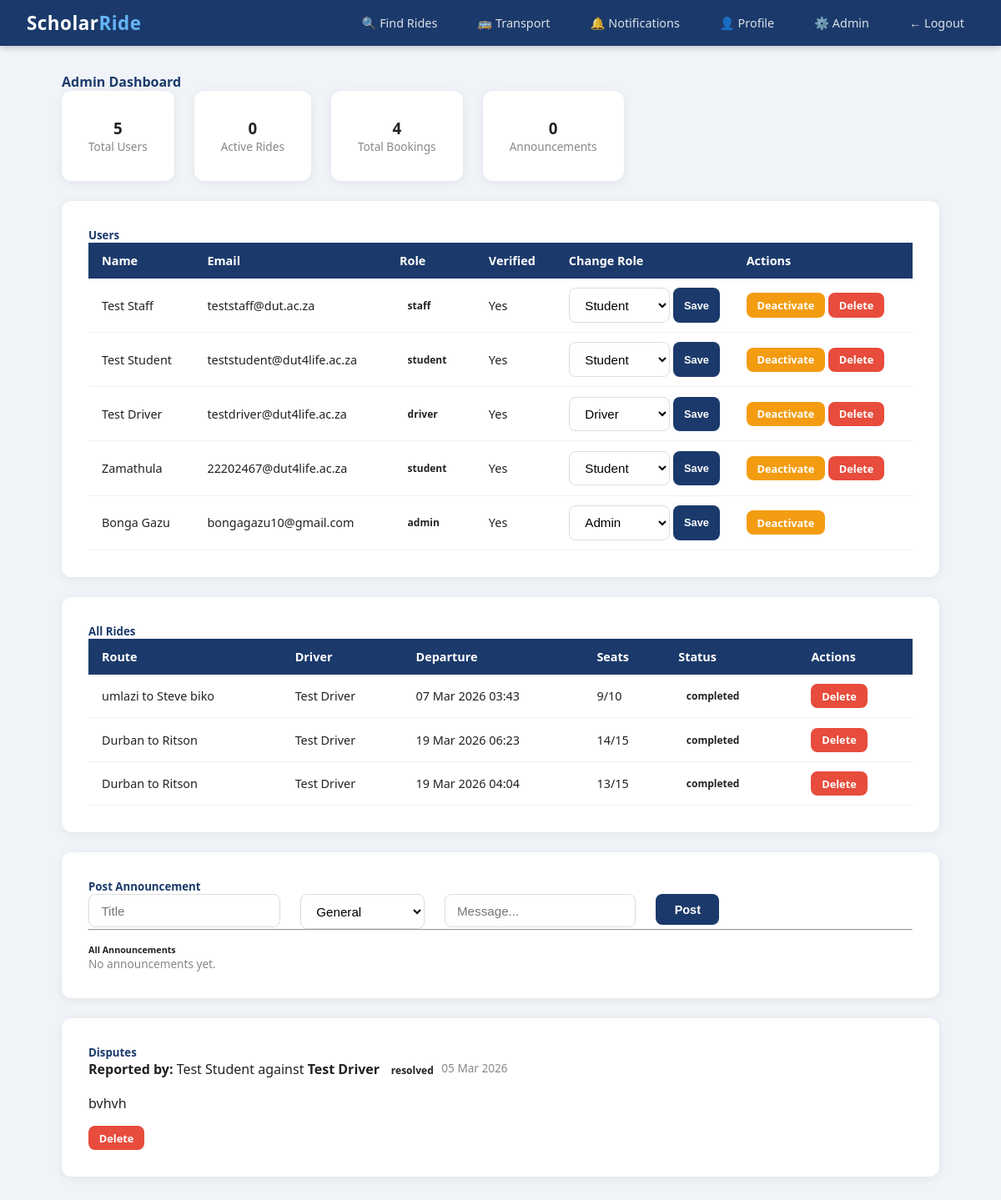
Page /admin (signed in) on the earlier database version.
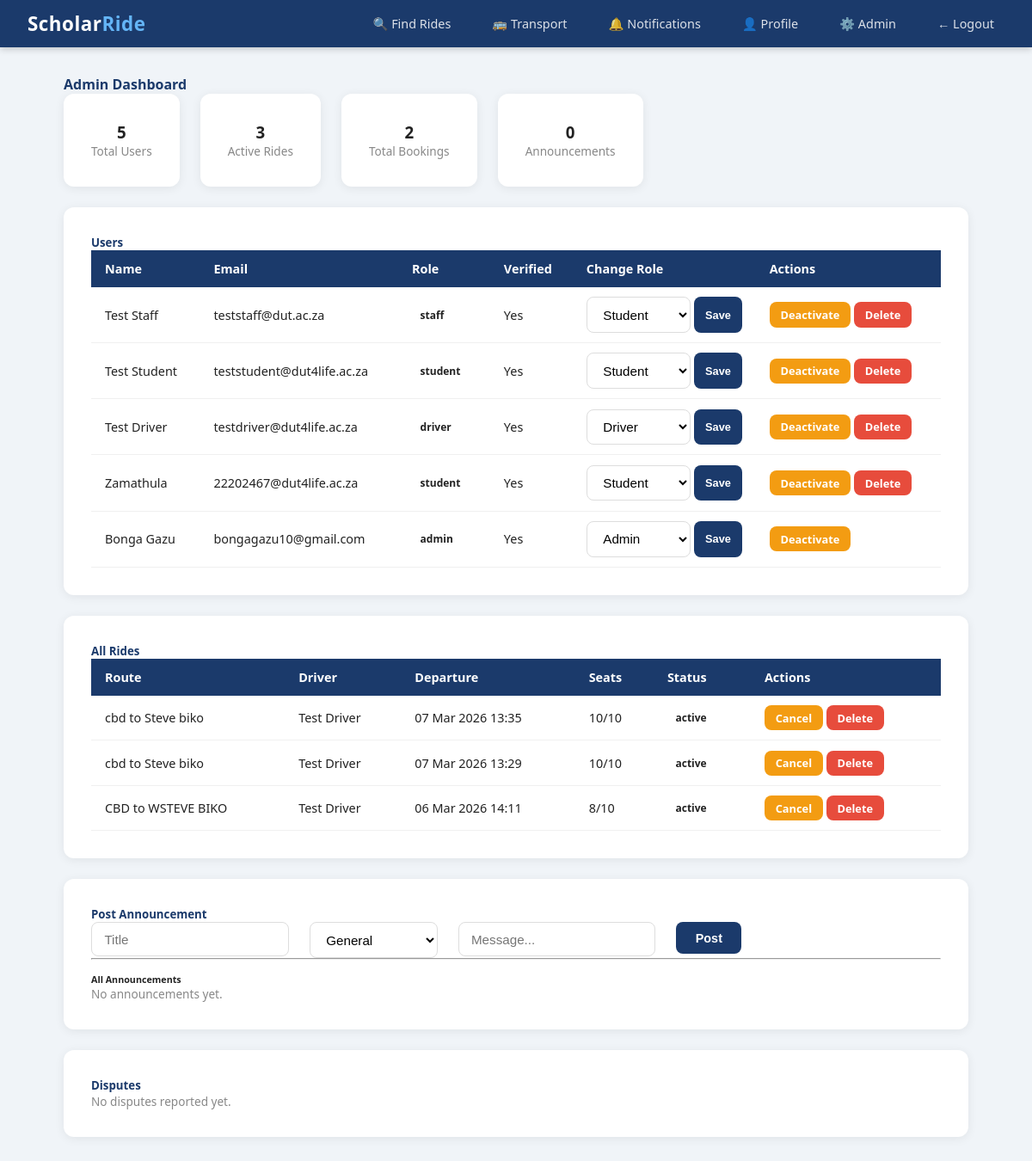
Same page on the later database version.
### scholar_ride/models.py (models this page shows)
class User(db.Model, UserMixin):
    id = db.Column(db.Integer, primary_key=True)
    student_number = db.Column(db.String(20), unique=True, nullable=True)
    staff_number = db.Column(db.String(20), unique=True, nullable=True)
    full_name = db.Column(db.String(100), nullable=False)
    email = db.Column(db.String(120), unique=True, nullable=False)
    phone = db.Column(db.String(20), nullable=False)
    password_hash = db.Column(db.String(128), nullable=False)
    role = db.Column(db.String(20), default='student')
    department = db.Column(db.String(100), nullable=True)
    verified = db.Column(db.Boolean, default=False)
    otp = db.Column(db.String(6), nullable=True)
    created_at = db.Column(db.DateTime, default=datetime.utcnow)
    rides = db.relationship('Ride', backref='driver', lazy=True)
    bookings = db.relationship('Booking', backref='student', lazy=True)

class Ride(db.Model):
    id = db.Column(db.Integer, primary_key=True)
    driver_id = db.Column(db.Integer, db.ForeignKey('user.id'), nullable=False)
    origin = db.Column(db.String(200), nullable=False)
    destination = db.Column(db.String(200), nullable=False)
    departure_time = db.Column(db.DateTime, nullable=False)
    available_seats = db.Column(db.Integer, nullable=False)
    total_seats = db.Column(db.Integer, nullable=False)
    status = db.Column(db.String(20), default='active')
    created_at = db.Column(db.DateTime, default=datetime.utcnow)
    bookings = db.relationship('Booking', backref='ride', lazy=True)

class Dispute(db.Model):
    id = db.Column(db.Integer, primary_key=True)
    reported_by = db.Column(db.Integer, db.ForeignKey('user.id'), nullable=False)
    reported_user = db.Column(db.Integer, db.ForeignKey('user.id'), nullable=False)
    ride_id = db.Column(db.Integer, db.ForeignKey('ride.id'), nullable=True)
    description = db.Column(db.Text, nullable=False)
    status = db.Column(db.String(20), default='open')
    created_at = db.Column(db.DateTime, default=datetime.utcnow)
    reported_by_user = db.relationship('User', foreign_keys=[reported_by])
    reported_against_user = db.relationship('User', foreign_keys=[reported_user])

### scholar_ride/routes/admin.py (the view)
@admin.route('/admin')
@login_required
@admin_required
def dashboard():
    users = User.query.order_by(User.created_at.desc()).all()
    announcements = Announcement.query.order_by(
        Announcement.created_at.desc()).all()
    all_rides = Ride.query.order_by(Ride.created_at.desc()).all()
    disputes = Dispute.query.order_by(Dispute.created_at.desc()).all()
    total_users = User.query.count()
    active_rides = Ride.query.filter_by(status='active').count()
    total_bookings = Booking.query.count()
    total_announcements = Announcement.query.count()
    return render_template('admin/dashboard.html',
                           users=users,
                           announcements=announcements,
                           all_rides=all_rides,
                           disputes=disputes,
                           total_users=total_users,
                           active_rides=active_rides,
                           total_bookings=total_bookings,
                           total_announcements=total_announcements)

### scholar_ride/models.py (called while the page is built)
@login_manager.user_loader
def load_user(user_id):
    return User.query.get(int(user_id))

### scholar_ride/routes/admin.py (called while the page is built)
def admin_required(f):
    from functools import wraps
    @wraps(f)
    def decorated(*args, **kwargs):
        if not current_user.is_authenticated or current_user.role != 'admin':
            flash('Admin access required.', 'danger')
            return redirect('/rides')
        return f(*args, **kwargs)
    return decorated

### scholar_ride/templates/admin/dashboard.html (shortened to what the changed rows need)
{% extends "base.html" %}
{% block content %}
<div class="row mb-4">
    <div class="col-md-3">
        <div class="card p-3 text-center">
            <h3>{{ active_rides }}</h3>
            <p class="text-muted mb-0">Active Rides</p>
        </div>
    </div>
    <div class="col-md-3">
        <div class="card p-3 text-center">
            <h3>{{ total_bookings }}</h3>
            <p class="text-muted mb-0">Total Bookings</p>
        </div>
    </div>
</div>
<div class="card p-3 mb-4">
    <table class="table table-hover table-sm">
        <thead class="table-dark">
            <tr>
                <th>Name</th>
                <th>Email</th>
                <th>Role</th>
                <th>Verified</th>
                <th>Change Role</th>
                <th>Actions</th>
            </tr>
        </thead>
        <tbody>
            {% for user in users %}
            <tr>
                <td>{{ user.full_name }}</td>
                <td>{{ user.email }}</td>
                <td>
                    <span class="badge
                        {% if user.role == 'admin' %}bg-danger
                        {% elif user.role == 'driver' %}bg-primary
                        {% else %}bg-secondary{% endif %}">
                        {{ user.role }}
                    </span>
                </td>
                <td>
                    {% if user.verified %}
                        Yes
                    {% else %}
                        No
                    {% endif %}
                </td>
                <td>
                    <form method="POST"
                          action="/admin/users/{{ user.id }}/role"
                          style="display:flex; gap:4px;">
                        <select name="role" class="form-select form-select-sm">
                            <option value="student" {% if user.role == 'student' %}selected{% endif %}>Student</option>
                            <option value="driver" {% if user.role == 'driver' %}selected{% endif %}>Driver</option>
                            <option value="admin" {% if user.role == 'admin' %}selected{% endif %}>Admin</option>
                        </select>
                        <button type="submit" class="btn btn-sm btn-primary">Save</button>
                    </form>
                </td>
                <td>
                    <a href="/admin/users/{{ user.id }}/toggle"
                       class="btn btn-sm btn-warning">
                        {% if user.verified %}Deactivate{% else %}Activate{% endif %}
                    </a>
                    {% if user.id != current_user.id %}
                    <a href="/admin/users/{{ user.id }}/delete"
                       class="btn btn-sm btn-danger"
                       onclick="return confirm('Delete {{ user.full_name }}?')">
                        Delete
                    </a>
                    {% endif %}
                </td>
            </tr>
            {% endfor %}
        </tbody>
    </table>
</div>
<div class="card p-3 mb-4">
    <table class="table table-hover table-sm">
        <thead class="table-dark">
            <tr>
                <th>Route</th>
                <th>Driver</th>
                <th>Departure</th>
                <th>Seats</th>
                <th>Status</th>
                <th>Actions</th>
            </tr>
        </thead>
        <tbody>
            {% for ride in all_rides %}
            <tr>
                <td>{{ ride.origin }} to {{ ride.destination }}</td>
                <td>{{ ride.driver.full_name }}</td>
                <td>{{ ride.departure_time.strftime('%d %b %Y %H:%M') }}</td>
                <td>{{ ride.available_seats }}/{{ ride.total_seats }}</td>
                <td>
                    <span class="badge
                        {% if ride.status == 'active' %}bg-success
                        {% elif ride.status == 'cancelled' %}bg-danger
                        {% elif ride.status == 'delayed' %}bg-warning
                        {% else %}bg-secondary{% endif %}">
                        {{ ride.status }}
                    </span>
                </td>
                <td>
                    {% if ride.status == 'active' %}
                    <a href="/admin/rides/{{ ride.id }}/cancel"
                       class="btn btn-sm btn-warning"
                       onclick="return confirm('Cancel this ride?')">
                        Cancel
                    </a>
                    {% endif %}
                    <a href="/admin/rides/{{ ride.id }}/delete"
                       class="btn btn-sm btn-danger"
                       onclick="return confirm('Delete this ride?')">
                        Delete
                    </a>
                </td>
            </tr>
            {% endfor %}
        </tbody>
    </table>
</div>
<div class="card p-3 mb-4">
    <h5 style="color:#1B3A6B;" class="mb-3">Disputes</h5>
    {% if disputes %}
        {% for dispute in disputes %}
        <div class="border-bottom pb-3 mb-3">
            <div class="d-flex justify-content-between">
                <div>
                    <strong>Reported by:</strong>
                    {{ dispute.reported_by_user.full_name if dispute.reported_by_user else 'Unknown' }}
                    <span class="mx-2">against</span>
                    <strong>{{ dispute.reported_against_user.full_name if dispute.reported_against_user else 'Unknown' }}</strong>
                    <span class="badge ms-2
                        {% if dispute.status == 'open' %}bg-danger
                        {% else %}bg-success{% endif %}">
                        {{ dispute.status }}
                    </span>
                </div>
                <small class="text-muted">{{ dispute.created_at.strftime('%d %b %Y') }}</small>
            </div>
            <p class="mt-2 mb-2">{{ dispute.description }}</p>
            <a href="/admin/disputes/{{ dispute.id }}/delete"
               class="btn btn-sm btn-danger ms-1"
               onclick="return confirm('Delete this dispute?')">
                Delete
            </a>
        </div>
        {% endfor %}
    {% else %}
        <p class="text-muted">No disputes reported yet.</p>
    {% endif %}
</div>
{% endblock %}

Differences in the rows shown:
removed Ride: origin "umlazi", destination "Steve biko", driver.full_name "Test Driver", departure_time "07 Mar 2026 03:43", available_seats "9", total_seats "10", status "completed"
removed Ride: origin "Durban", destination "Ritson", driver.full_name "Test Driver", departure_time "19 Mar 2026 06:23", available_seats "14", total_seats "15", status "completed"
removed Ride: origin "Durban", destination "Ritson", driver.full_name "Test Driver", departure_time "19 Mar 2026 04:04", available_seats "13", total_seats "15", status "completed"
removed Dispute: reported_by_user "Test Student", reported_against_user "Test Driver", status "resolved", created_at "05 Mar 2026", description "bvhvh"
added Ride: origin "cbd", destination "Steve biko", driver.full_name "Test Driver", departure_time "07 Mar 2026 13:35", available_seats "10", total_seats "10", status "active"
added Ride: origin "cbd", destination "Steve biko", driver.full_name "Test Driver", departure_time "07 Mar 2026 13:29", available_seats "10", total_seats "10", status "active"
added Ride: origin "CBD", destination "WSTEVE BIKO", driver.full_name "Test Driver", departure_time "06 Mar 2026 14:11", available_seats "8", total_seats "10", status "active"
Other differences:
{{ active_rides }}: "0" → "3"
{{ total_bookings }}: "4" → "2"
text now shown: "No disputes reported yet."
